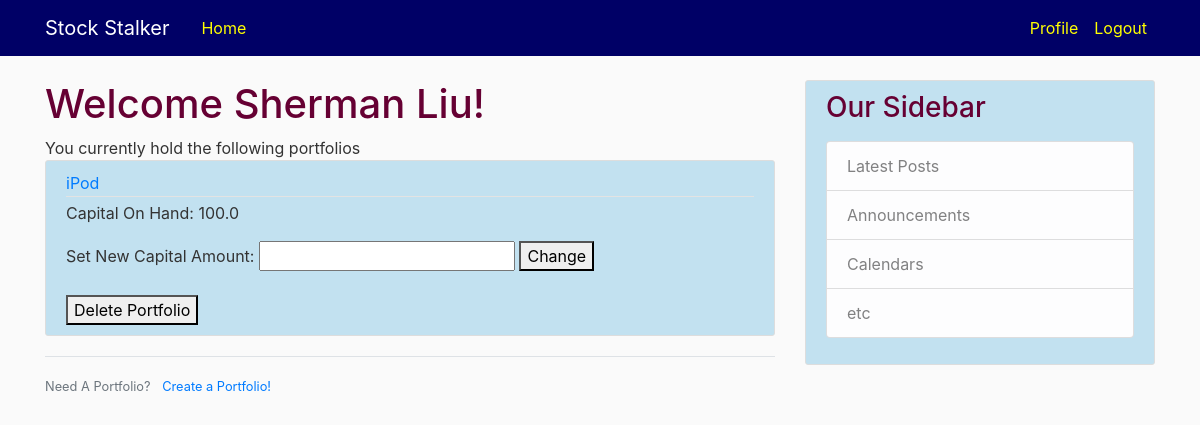
The page /profile (signed in) on the database its author committed.
### website/models.py (models this page shows, shortened)
class User(db.Model, UserMixin):
    id = db.Column(db.Integer, primary_key=True)
    username = db.Column(db.String, unique=True, nullable=False)
    image_file = db.Column(db.String(20), nullable=False, default='default.jpg')
    password = db.Column(db.String, nullable=False)
    security_question = db.Column(db.String, nullable = False)
    security_answer = db.Column(db.String, nullable = False)
    portfolios = db.relationship('PortfolioShell', backref='holder', lazy=True)

class PortfolioShell(db.Model):
	id = db.Column(db.Integer, primary_key=True)
	name = db.Column(db.String, unique=True, nullable = False)
	capital = db.Column(db.Float, default = 1.0)
	stocks = db.relationship('StockShell', backref='portfolio', lazy=True)
	user_id = db.Column(db.Integer, db.ForeignKey('user.id'),nullable=False)

### website/routes.py (the view)
@app.route("/profile")
@login_required
def profile():
	portfolios = PortfolioShell.query.filter_by(holder = current_user)
	return render_template('profile.html', title='Profile', portfolios = portfolios)

### website/models.py (called while the page is built)
@login_manager.user_loader
def load_user(user_id):
	return User.query.get(int(user_id))

### website/templates/profile.html (shortened to what this page needs)
{% extends "layout.html" %}
{% block content %}
    <h1> Welcome {{ current_user.username }}!</h1>
    You currently hold the following portfolios
    {% for portfolio in portfolios %}
        <article class="media content-section">
          <div class="media-body">
            <div class="article-metadata">
              <a class="mr-2" href="{{ url_for('portfolio', portfolio_id =portfolio.id) }}">{{ portfolio.name }}</a>
            </div>
            <p class="article-content">Capital On Hand: {{ portfolio.capital }}</p>
            Set New Capital Amount: <input type="number", id="capital({{ portfolio.id }})", data-path="{{ url_for('edit_portfolio', portfolio_id=portfolio.id, command='change_capital')}}", onchange="url_mutation('{{ portfolio.id }}');">
            <a href="{{ url_for('edit_portfolio', portfolio_id=portfolio.id, command='change_capital', capital=portfolio.capital) }}", id= "change({{ portfolio.id }})">
                <button>Change</button>
            </a>
            <br>
            <br>
            <a href="{{ url_for('edit_portfolio', portfolio_id=portfolio.id, command='delete') }}">
                <button>Delete Portfolio</button>
            </a>
          </div>
        </article>
    {% endfor %}
    <div class="border-top pt-3">
        <small class="text-muted">
            Need A Portfolio? <a class="ml-2" href="{{ url_for('create_portfolio') }}"> Create a Portfolio! </a>
        </small>
    </div>
{% endblock content %}

### website/static/style.css (style rules this page uses)
body { background: #fafafa; color: #333333; margin-top: 5rem; }
h1, h2, h3, h4, h5, h6 { color: #660033; }
.content-section { background: #c2e1f0; padding: 10px 20px; border: 1px solid #dddddd; border-radius: 3px; margin-bottom: 20px; }
.article-content { white-space: pre-line; }
.article-metadata { padding-bottom: 1px; margin-bottom: 4px; border-bottom: 1px solid #e3e3e3 }

### rows shown on the page
User: username "Sherman Liu"
PortfolioShell: name "iPod", capital "100.0"
